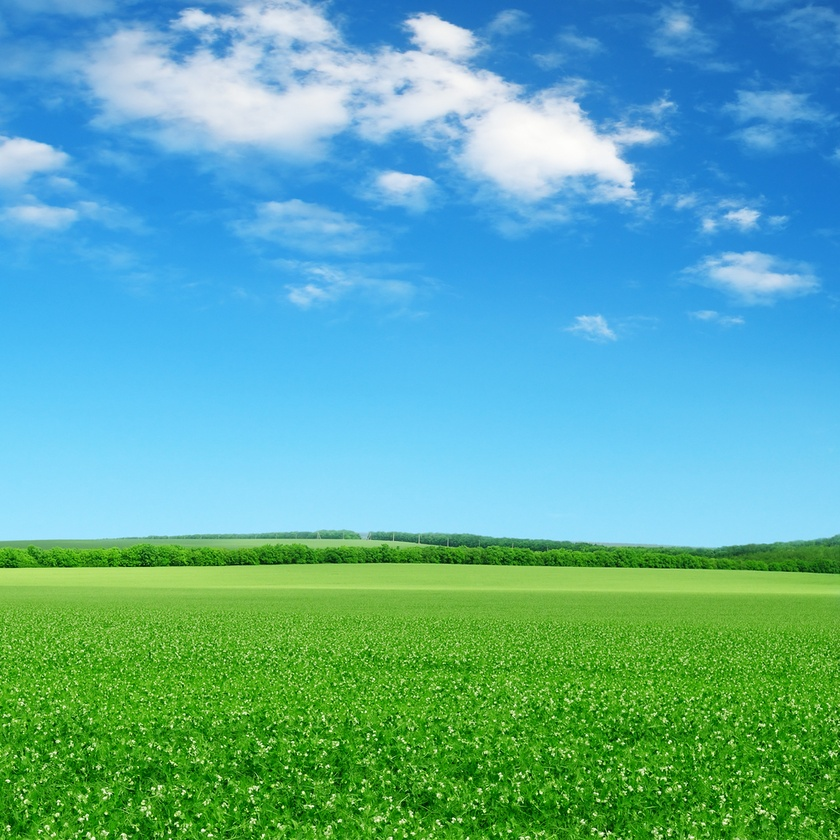
#> input picture photos/draw_test.jpg, 840 x 840 px, shrunk from 1000 x 1000 before the run
$ python draw.py
#> lines starting #> are read from the running program, lines starting #| are printed output that depends on the picture; after the words box and inside, x2 and y2 are one past the last pixel; in counts of white or black regions, pixels touching at a corner belong together
import cv2


class Draw:
    """
    Draw is a wrapper class for the opencv functions that draw
    rectangles and add text to images
    """
    def __init__(self, frame_thickness, font_thickness):
        self.frame_thickness = frame_thickness
        self.font_thickness = font_thickness

    def draw_rectangle(self, image, top_left: tuple[int],
                       bottom_right: tuple[int], color: tuple[int],
                       filled: bool) -> None:
        """
        Draw a rectangle on top of an image.
        """
        if filled:
            cv2.rectangle(image, top_left, bottom_right, color, cv2.FILLED)
        else:
            cv2.rectangle(image, top_left, bottom_right, color,
                          self.frame_thickness)

    def add_text(self, image, text: str, origin: tuple[int],
                 color: tuple[int]) -> None:
        """
        Add text to an image.
        """
        cv2.putText(image, text, origin, cv2.FONT_HERSHEY_COMPLEX, 0.4, color,
                    self.font_thickness)


if __name__ == "__main__":

    FRAME_THICKNESS = 4
    FONT_THICKNESS = 1
    BLACK = (0, 0, 0)
    WHITE = (255, 255, 255)

    draw = Draw(FRAME_THICKNESS, FONT_THICKNESS)
    image = cv2.imread("photos/draw_test.jpg")
#> image is the input picture: shape (840, 840, 3); mean B, G, R 163.4, 173, 91.8

    # NOTE: tl = Top Left, br = Bottom Right
    padding = FRAME_THICKNESS//2
    tl1, br1 = (250, 250), (500, 500)
    tl2, br2 = (250 - padding, 500), (500 + padding, 500 + 22)
    origin = (250 + 10, 500 + 15)

    # Test draw functions
    draw.draw_rectangle(image, tl1, br1, BLACK, filled=False)
    draw.draw_rectangle(image, tl2, br2, BLACK, filled=True)
#> call 2 of draw_rectangle, with top_left = (248, 500), bottom_right = (502, 522), color = (0, 0, 0), filled = True
#> in draw_rectangle (call 2), `cv2.rectangle(image, top_left, bottom_right, color, cv2.FILLED)`:
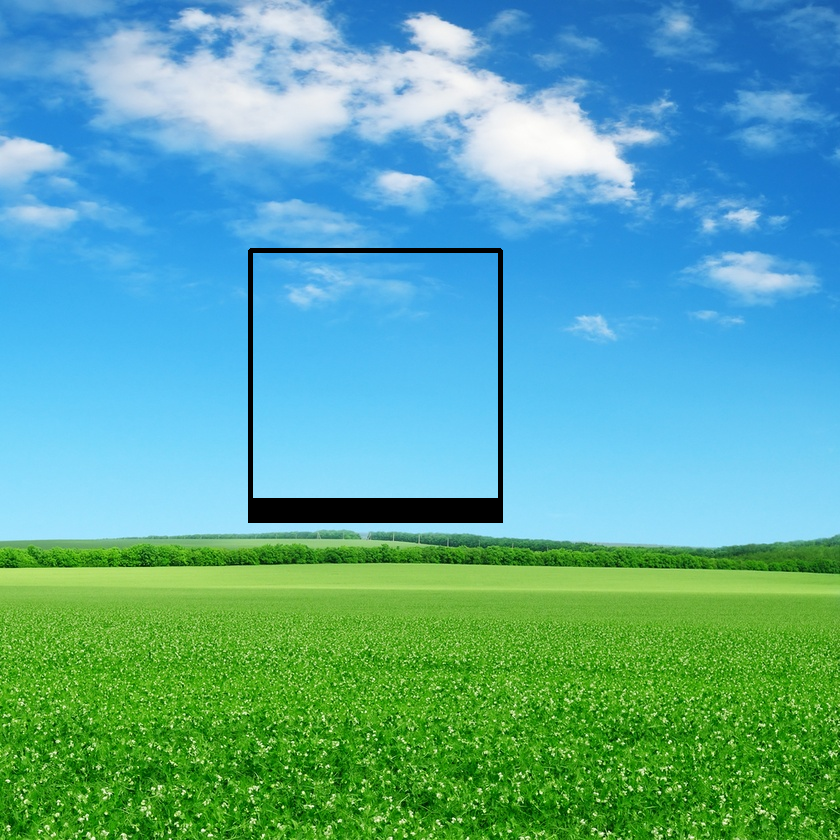
#> image: shape (840, 840, 3); mean B, G, R 159.9, 170, 90
    draw.add_text(image, "Press any key", origin, WHITE)
#> in add_text, `cv2.putText(image, text, origin, cv2.FONT_HERSHEY_COMPLEX, 0.4, color,..`: image: shape (840, 840, 3); 0.04% of pixels changed, all inside (x1, y1, x2, y2) = (261, 507, 358, 519)

    # Show images
    cv2.imshow("TEST", image)
    cv2.waitKey(0)
    cv2.destroyWindow("TEST")
